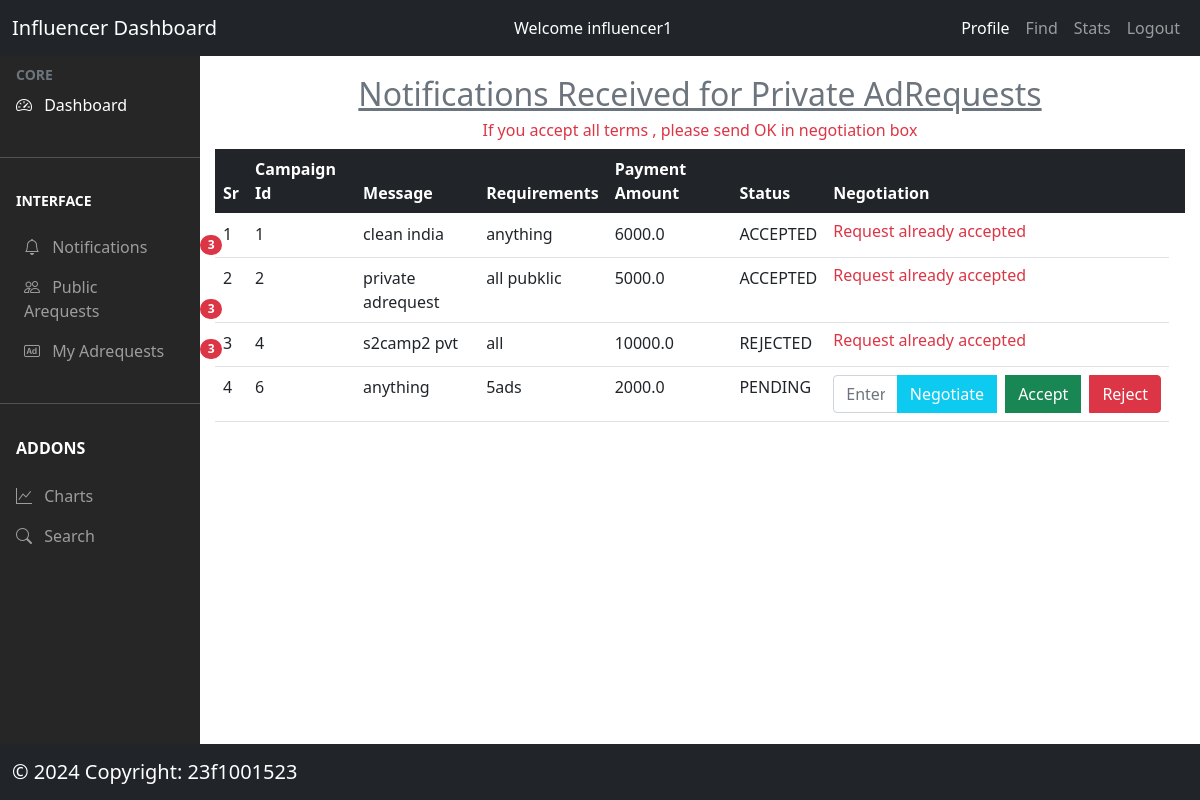
The page /influencer/dashboard (signed in) on the database its author committed.
### models/model.py (models this page shows, shortened)
class AdRequest(db.Model):
  __tablename__ = 'adrequests'
  adrequest_id = db.Column(db.Integer, autoincrement=True, primary_key=True)
  message = db.Column(db.String(500), nullable=False)
  requirements = db.Column(db.String(500), nullable=False)
  payment_amount = db.Column(db.Float, nullable=False)
  status = db.Column(db.String(200),
                     nullable=False)  #PENDING/ACCEPTED/REJECTED
  flag_status = db.Column(db.String(50), nullable=False)  #active or inactive
  campaign_id = db.Column(db.String(200),
                          db.ForeignKey("campaigns.campaign_id"),
                          nullable=False)
  influencer_id = db.Column(db.String(200),
                            db.ForeignKey("influencers.influencer_id"))
  create_date = db.Column(db.DateTime, default=datetime.now(timezone.utc))
  negotiations = db.relationship('Negotiation', backref='adrequest', lazy=True)

### controllers/influencer.py (the view)
@app.route('/influencer/dashboard')
@login_required_influencer
def influencerdashboard():
  try:
    if isActive():
      influencer_id = session['user_id']
      campaigns = Campaign.query.filter_by(visibility='Public',
                                          status="ACTIVE").all()
      alladrequests = AdRequest.query.filter_by(
          influencer_id=influencer_id).all()
      myadrqeuests = AdRequest.query.filter(
          AdRequest.influencer_id == influencer_id, AdRequest.status
          != "PENDING").all()
      campaigns = Campaign.query.filter_by(visibility='Public',
                                          status="ACTIVE").all()
      pvtNotifications = len([
          adrequest for adrequest in alladrequests
          if adrequest.campaign.visibility == "Private"
      ])
      allPublic = len(campaigns)
      allAdrequests = len(myadrqeuests)
      session['pvtNotifications'] = pvtNotifications
      session['allPublic'] = allPublic
      session['allAdrequests'] = allAdrequests
      return render_template('/influencer/influencer_dashboard_display.html',
                            adrequests=alladrequests)
    else:
      return render_template('error.html')
  except:
    flash(fatalerror)

### controllers/usermanager.py (called while the page is built)
def login_required_influencer(func):
  @wraps(func)
  def wrapper_influencer(*args, **kwargs):
    if session.get('loggedin') is None or session['user_type'] != 'influencer':
      flash('You need to login first')
      return redirect(url_for('login'))
    return func(*args, **kwargs)
  return wrapper_influencer

def isActive():
  user_id = session['user_id']
  user_type = session['user_type']
  if user_type == 'sponsor':
    sponsor = Sponsor.query.filter_by(sponsor_id=user_id).first()
    if sponsor and sponsor.status == "ACTIVE":
      return True
  elif user_type == "influencer":
    influencer = Influencer.query.filter_by(influencer_id=user_id).first()
    if influencer and influencer.status == "ACTIVE":
      return True
  return False

### templates/influencer/influencer_dashboard_display.html (shortened to what this page needs)
{% extends '/influencer/influencer_dashboard.html' %}
{% block content %}
<div>
  {% if adrequests %}
  <h2 class='text-secondary text-center mt-3'><u>Notifications Received for Private AdRequests</u></h2>
  <h6 class='text-center text-danger'>If you accept all terms , please send OK in negotiation box</h6>
   <table class='table table-responsive'>
     <thead class='bg-dark text-white'>
     <tr>
       <th>Sr</th>
       <th>Campaign Id</th>
       <th>Message</th>
       <th>Requirements</th>
       <th>Payment Amount</th>
       <th>Status</th>
       <th>Negotiation</th>
        <th colspan=3></th>
     </tr></thead>
     {% for adrequest in adrequests %}
     <tr>
       <td>{{loop.index}}</td>
       <td>{{ adrequest.campaign_id  }}</td>
     <td>{{ adrequest.message  }}</td>
       <td>{{ adrequest.requirements   }}</td>
       <td>{{ adrequest.payment_amount  }}</td>
       <td>{{ adrequest.status }}</td>
       <td>
         {% if adrequest.status=='PENDING' %}
         <form action='/influencer/show/{{adrequest.adrequest_id}}' method='POST'>
            <div class='input-group'>
            <input type='text' class='form-control font-size-sm' id='negotiation' name='negotiation' placeholder='Enter amount or OK'>
            <button type='submit' class='btn btn-info text-white'>Negotiate</button>
              <a class="btn btn-success ms-2" href="/influencer/pvtadrequest/accept/{{adrequest.adrequest_id}}">Accept</a>
              <a class="btn btn-danger ms-2" href="/influencer/pvtadrequest/reject/{{adrequest.adrequest_id}}">Reject</a>
              </div>
            </form>
         {% else %}
         <h6 class='text-danger'>Request already accepted</h6>
         {% endif %}
       </td>
     </tr>
     {% endfor %}
   </table>
  {% else %}<h1 class='text-center text-danger mt-5'>No Notifications Yet</h1>
   {% endif %}
</div>
{% endblock %}

### rows shown on the page
AdRequest: campaign_id "1", message "clean india", requirements "anything", payment_amount "6000.0", status "ACCEPTED", shows "Request already accepted"
AdRequest: campaign_id "2", message "private adrequest", requirements "all pubklic", payment_amount "5000.0", status "ACCEPTED", shows "Request already accepted"
AdRequest: campaign_id "4", message "s2camp2 pvt", requirements "all", payment_amount "10000.0", status "REJECTED", shows "Request already accepted"
AdRequest: campaign_id "6", message "anything", requirements "5ads", payment_amount "2000.0", status "PENDING"

### other values the page prints
{{ session['user_id'] }} "influencer1"
{{ session['pvtNotifications'] }} "3"
{{ session['allPublic'] }} "3"
{{ session['allAdrequests'] }} "3"
